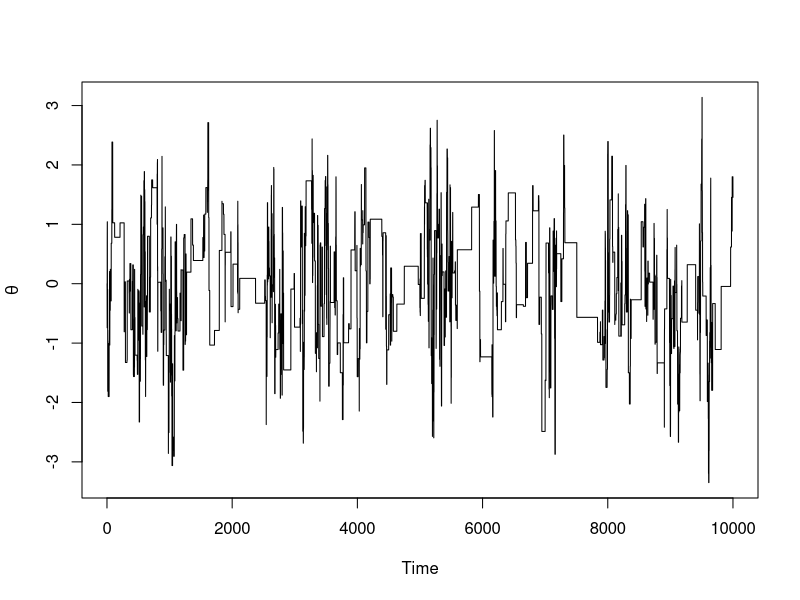
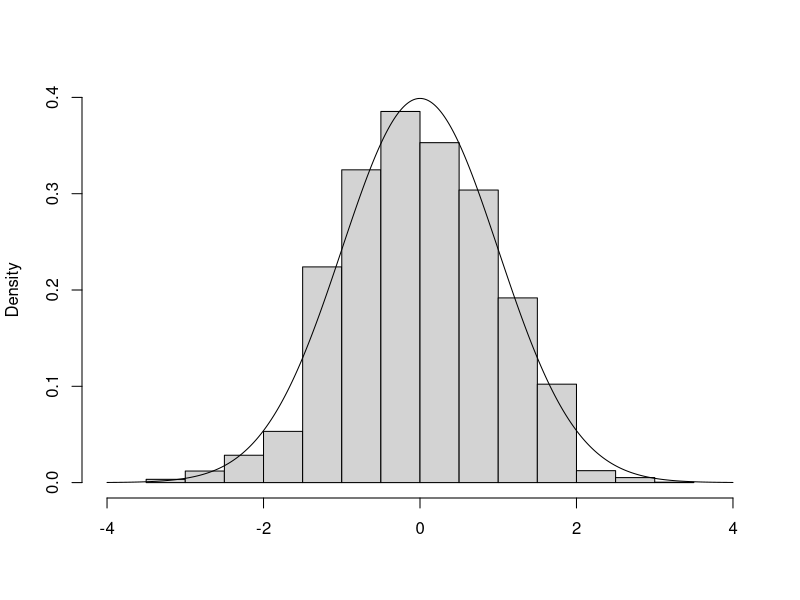
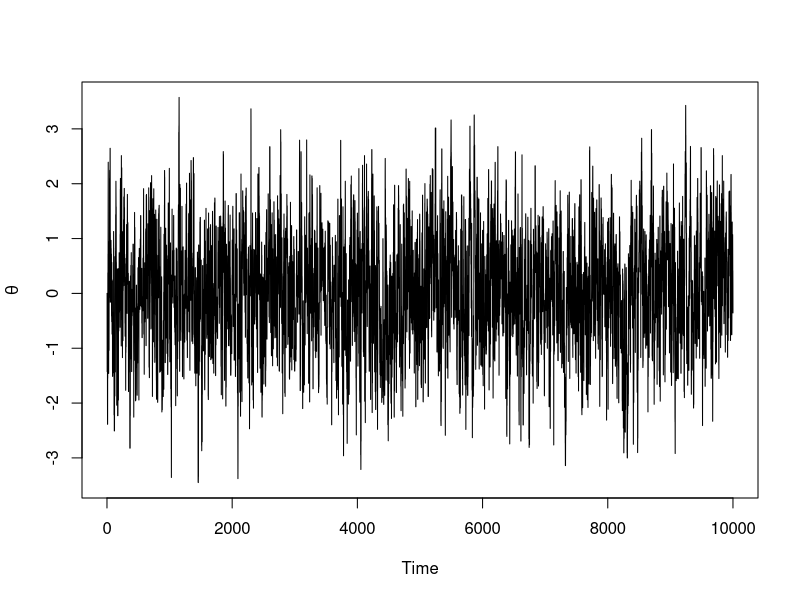
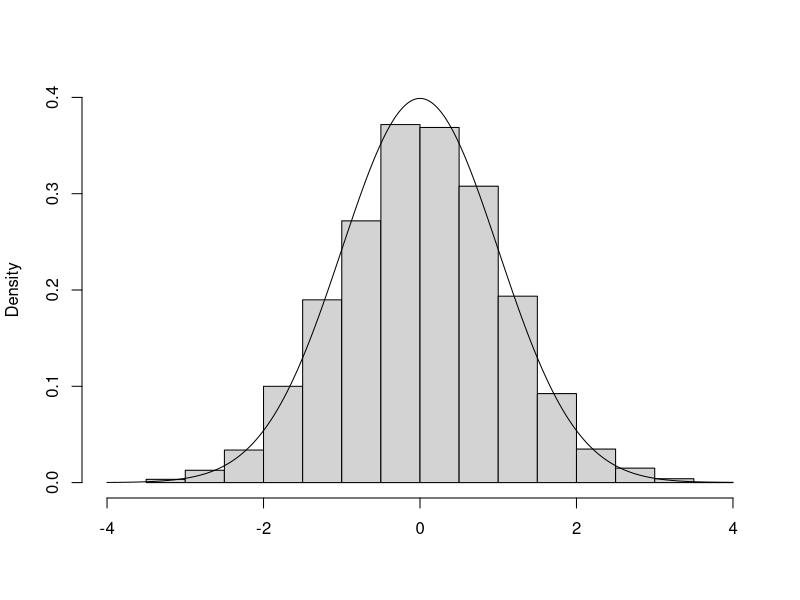

Source code (R) for these figures, in order:
#PMMH and cPMMH toy examples
#PMMH
mh<-function(iters=10000,v=1) 
{
  vec=vector("numeric", iters)
  x=0
  targ_old=target(x)
  vec[1]=x
  a <- 0
  for (i in 2:iters) {
    innov=rnorm(1,0,v)
    can=x+innov
    targ_new=target(can)
    aprob=targ_new/targ_old
    u=runif(1)
    if (u < aprob) { 
      x=can
      targ_old=targ_new
      a <- a+1
    }
    vec[i]=x
  }
  print(a/iters)
  return(vec)
}

#Lognormal noise
target <- function(x){
  u <- rlnorm(1, -5/2, sqrt(5))
  return(dnorm(x)*u)
}

out=mh()
plot(ts(out), ylab=expression(theta))
hist(out,freq=FALSE, main="", xlab="", ylim = c(0,0.4), xlim=c(-4,4))
lines(seq(-4,4,0.001),dnorm(seq(-4,4,0.001)),type="l")

#Correlated pseudo-marginal algorithm which targets N(0,1)
mhnew<-function(iters=10000,v=1,rho=0.95,sig=1) 
{
  #Initialise u
  u <- rnorm(1,0,1)
  mat <- matrix(nrow=iters, ncol=2, dimnames=list(c(),c('x','u')))
  x=0
  targ_old=target(x,u,sig)
  mat[1,]=c(x,u)
  a <- 0
  for (i in 2:iters) {
    innov=rnorm(1,0,v)
    can=x+innov
    ucan=rnorm(1,rho*u,sqrt(1-rho^2))
    targ_new=target(can,ucan,sig)
    aprob=targ_new/targ_old
    r=runif(1)
    if (r < aprob) { 
      x=can
      u <- ucan
      targ_old=targ_new
      a <- a+1
    }
    mat[i,]=c(x,u)
  }
  print(a/iters)
  return(mat)
}


target<-function(x,u,sig)
{
  return(dnorm(x)*dnorm(u)*exp(-sig^2/2+sig*u))
}

out=mhnew(rho=0.95,sig=5)

plot(ts(out[,1]), ylab=expression(theta))
hist(out[,1], freq=FALSE, main="", xlab="", ylim = c(0,0.4), xlim=c(-4,4))
lines(seq(-4,4,0.001),dnorm(seq(-4,4,0.001)),type="l")
